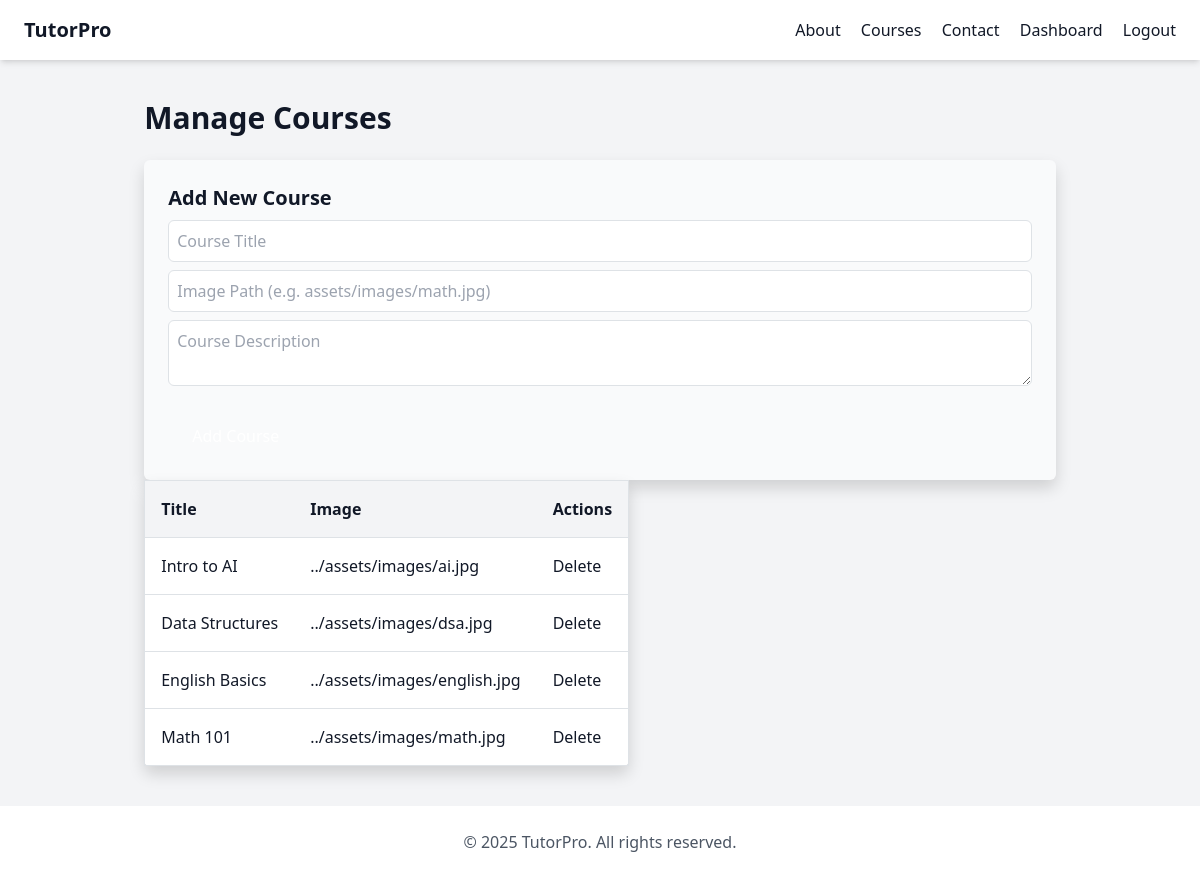
The page /admin/manage_courses.php (signed in) on the database its author committed.
### tables this page shows
CREATE TABLE courses (
  id INT AUTO_INCREMENT PRIMARY KEY,
  title VARCHAR(255) NOT NULL,
  description TEXT NOT NULL,
  image_path VARCHAR(255),
  created_at TIMESTAMP DEFAULT CURRENT_TIMESTAMP
);

### admin/manage_courses.php (the view, shortened to what this page needs)
<?php
require_once '../includes/config.php';
require_once '../includes/header.php';
require_once '../includes/navbar.php';
$courses = $pdo->query("SELECT * FROM courses")->fetchAll(PDO::FETCH_ASSOC);
?>
<section class="py-10 px-4 max-w-6xl mx-auto">
    <h1 class="text-3xl font-bold mb-6 text-green-700">Manage Courses</h1>
    <form method="POST" class="mb-8 bg-gray-50 p-4 rounded shadow">
        <h2 class="text-xl font-semibold mb-2">Add New Course</h2>
        <input name="title" placeholder="Course Title" required class="w-full p-2 mb-2 border rounded">
        <input name="image_path" placeholder="Image Path (e.g. assets/images/math.jpg)" required class="w-full p-2 mb-2 border rounded">
        <textarea name="description" placeholder="Course Description" required class="w-full p-2 mb-4 border rounded"></textarea>
        <button type="submit" class="bg-green-600 text-white px-4 py-2 rounded">Add Course</button>
    </form>
    <table class="min-w-full bg-white border rounded shadow text-left">
        <thead>
            <tr class="bg-gray-100 border-b">
                <th class="p-3">Title</th>
                <th class="p-3">Image</th>
                <th class="p-3">Actions</th>
            </tr>
        </thead>
        <tbody>
            <?php foreach ($courses as $course): ?>
            <tr class="border-b hover:bg-gray-50">
                <td class="p-3"><?= htmlspecialchars($course['title']) ?></td>
                <td class="p-3"><?= $course['image_path'] ?></td>
                <td class="p-3">
                    <a href="?delete=<?= $course['id'] ?>" class="text-red-600 hover:underline" onclick="return confirm('Delete this course?')">Delete</a>
                </td>
            </tr>
            <?php endforeach; ?>
        </tbody>
    </table>
</section>
<?php require_once '../includes/footer.php'; ?>

### rows shown on the page
courses: title "Intro to AI", image_path "../assets/images/ai.jpg"
courses: title "Data Structures", image_path "../assets/images/dsa.jpg"
courses: title "English Basics", image_path "../assets/images/english.jpg"
courses: title "Math 101", image_path "../assets/images/math.jpg"
